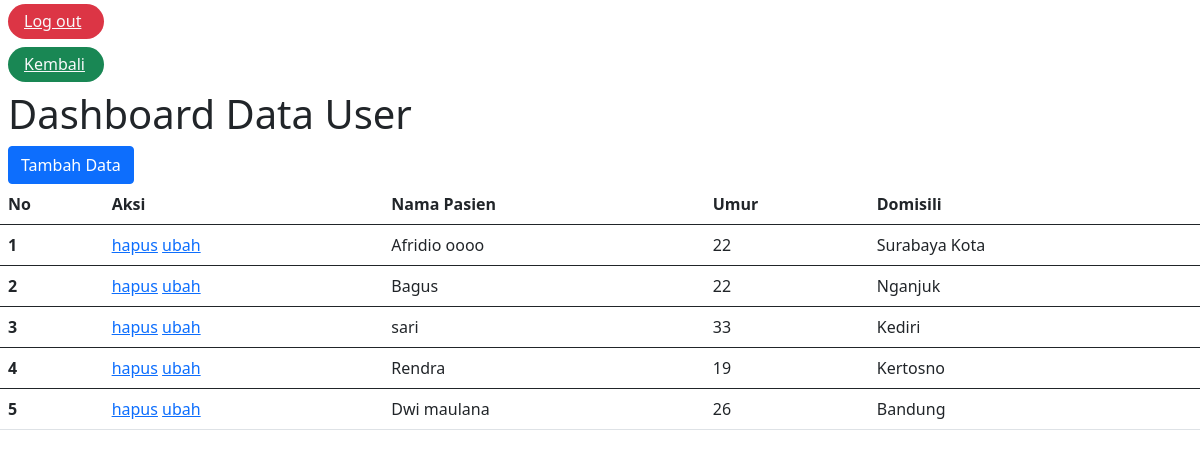
/dataUser/user.php (signed in), run on the app's committed database.
### tables this page shows
CREATE TABLE `user` (
  `id` int(255) NOT NULL,
  `namapasien` varchar(255) NOT NULL,
  `umur` int(255) NOT NULL,
  `domisili` varchar(255) NOT NULL
);

### dataUser/functions.php (called while the page is built, shortened)
<?php
    $conn = mysqli_connect("localhost", "root", "", "inovamedika");
    function query($query){
        global $conn;
        $result = mysqli_query($conn ,$query);
        $rows = [];
        while( $row = mysqli_fetch_assoc($result) ){
            $rows[] = $row;
        }
        return $rows;
    };
?>

### dataUser/user.php (the view, shortened to what this page needs)
<?php
require 'functions.php';
$containerAkun = query("SELECT * FROM user");
?>
<!doctype html>
<html>
  <head>
    <link href="https://cdn.jsdelivr.net/npm/bootstrap@5.1.0/dist/css/bootstrap.min.css" rel="stylesheet">
  </head>
  <body>
    <h6 class="mt-1 mx-2 bg-danger pt-2 pb-2 px-3 rounded-pill" style="width: 6rem;"><a class="link-light" href="../logout.php">Log out</a></h6>
    <h6 class="mt-1 mx-2 bg-success pt-2 pb-2 px-3 rounded-pill" style="width: 6rem;"><a class="link-light" href="../admin.php">Kembali</a></h6>
    <h1 class="mx-2">Dashboard Data User</h1>
    <a class="mx-2" href="tambah.php"><button class ="btn btn-primary">Tambah Data</button></a>
        <table class="table">
          <thead>
            <tr>
              <th scope="col">No</th>
              <th scope="col">Aksi</th>
              <th scope="col">Nama Pasien</th>
              <th scope="col">Umur</th>
              <th scope="col">Domisili</th>
            </tr>
          </thead>
          <?php $i = 1; ?>
          <?php foreach($containerAkun as $akun){ ?>
            <tbody>
                <tr>
                  <th scope="row"><?php echo $i ?></th>
                  <td>
                      <a href="hapus.php?id=<?php echo $akun["id"] ?>" class="hapus">hapus</a>
                      <a href="ubah.php?id=<?php echo $akun["id"] ?>">ubah</a>
                  </td>
                  <td><?php echo $akun["namapasien"] ?></td>
                  <td><?php echo $akun["umur"] ?></td>
                  <td><?php echo $akun["domisili"] ?></td>
                </tr>
            </tbody>
            <?php $i++ ?>
            <?php } ?>
        </table>
  </body>
</html>

### data on the page
user: namapasien "Afridio oooo", umur "22", domisili "Surabaya Kota"
user: namapasien "Bagus", umur "22", domisili "Nganjuk"
user: namapasien "sari", umur "33", domisili "Kediri"
user: namapasien "Rendra", umur "19", domisili "Kertosno"
user: namapasien "Dwi maulana", umur "26", domisili "Bandung"
